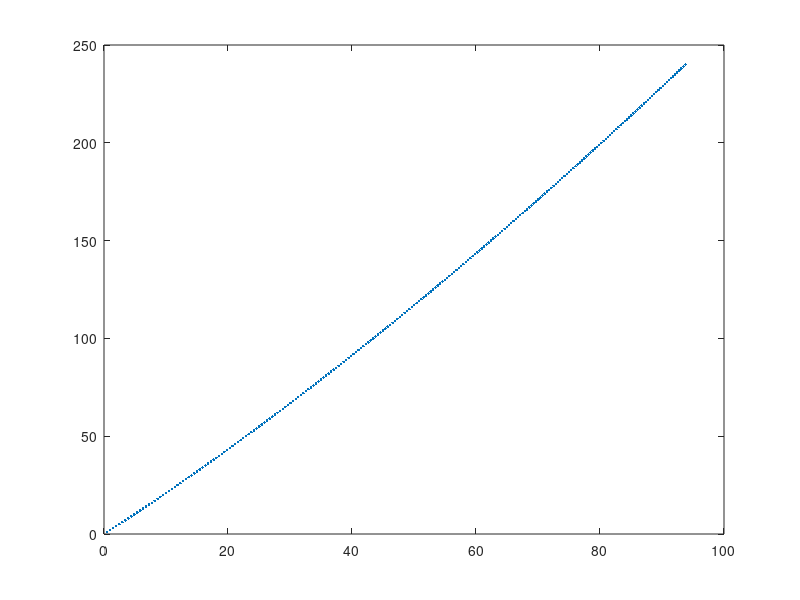
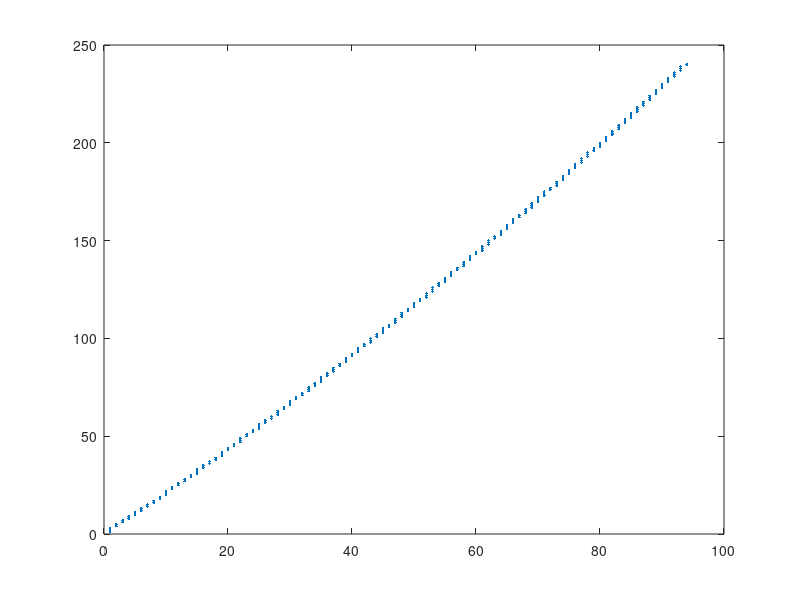

Write the MATLAB code that produced these figures, in order. (Note: this script raises an error after producing the figures.)
% 2026-03-01
% Fermi 1951

AtomicW = [1:240]

W23 = AtomicW.^(2/3)
for aa = 1:length(AtomicW)
  WAA(aa) = 1/(1.98 + 0.015*W23(aa));
  ZW(aa) = aa*WAA(aa);
end
%
figure
plot(ZW,AtomicW, '.')

rZW = round(ZW)
figure
plot(rZW,AtomicW, '.')

nZW = unique(rZW)

pkg load interval

dirki = 'd:\Users\Public\Documents\ST\2026\T\Isotopes\kinterval-0.0.1'
addpath(dirki)

##AtomicWint = NaN(max(rZW),1)
##clear AtomicWint

for ii = 1:max(rZW)
zii = find(rZW == ii);
AtomicWint (ii) = infsup(min(zii),max(zii));
end

infAtomicWint = inf(AtomicWint)
supAtomicWint = sup(AtomicWint)
widAtomicWint = wid(AtomicWint)

figure
hold on
hzinf = plot(nZW,infAtomicWint, '-b')
hzsup = plot(nZW,supAtomicWint, '-b')
hM = plot( RichardsWeight, 'sb' )
set(hM, 'markersize', 6)
set(hM, 'markerfacecolor', [0 0 1])
set(hM, 'markeredgecolor', [1 0 0])

lgd12 = legend([hM hzinf hzsup ], ...
  {'Richards data', 'Half-empiric formula inf', 'Half-empiric formula sup'})
set(lgd12, 'location', 'north')
set(lgd12, 'fontsize', 16)

xlabel('Z')
ylabel('Weight  H = 1')

set(gca,  "fontsize", 16);
grid on

figure_name_out=strcat('RichardsWeightHalfEmpiricalInt','.png')
print('-dpng', '-r300', figure_name_out), pwd
%%%%%%%%%%%%%%%%%%%%%%%%%%%%%%%%%%%%%%%%%%%%%%%%%%%%%%%%%%%%%%%%%%%%%%%%%%%%%%%

dA = mid(AtomicWint) - RichardsWeight
figure
hold on
hM = plot( dA, 'sb' )
set(hM, 'markersize', 6)
set(hM, 'markerfacecolor', [0 0 1])
set(hM, 'markeredgecolor', [1 0 0])
xlabel('Z')
ylabel('\Delta A, H = 1')
##xx = [0 max(rZW)]
##yy = [1 1]
##pUp = plot(xx, yy,  '--k')
##yy = [-1 -1]
##pLo = plot(xx, yy,  '--k')
%
pradUp = plot(widAtomicWint(1:end-1)/2, '-b')
pradLo = plot(-widAtomicWint(1:end-1)/2, '-b')

set(gca,  "fontsize", 16);
grid on
xlim([1 max(rZW)])

lgd12 = legend([hM pradUp pradLo], ...
  {'Delta A', 'Half-empiric formula rad', 'Half-empiric formula rad'})
set(lgd12, 'location', 'north')
set(lgd12, 'fontsize', 16)

figure_name_out=strcat('DeltaRichardsWeightHalfEmpirical','.png')
print('-dpng', '-r300', figure_name_out), pwd

%%%%%%%%%%%%%%%%%%%%%%%%%     Ji    %%%%%%%%%%%%%%%%%%%%%%%%%%%%%%%%%%%%%%%%%%%%

RichardsErrors = 0.01
RichardsWeightInt = midrad(RichardsWeight, RichardsErrors)

##dirki = 'e:\Users\Public\Documents\ST\2024\T\kinterval-0.0.1'
##addpath(dirki)


Jaccard = NaN(1,max(rZW))
for ii = 1:max(rZW)
  Jaccard(ii) = NaN(1)
x = kinterval(inf(RichardsWeightInt(ii)),sup(RichardsWeightInt(ii)))
if ~isnan(inf(x))
    y = kinterval(inf(AtomicWint(ii)),sup(AtomicWint(ii)))
    J1 = wedge(x,y)
    J2 = vee(x,y)
    Jaccard(ii) = wid(J1)/wid(J2)
end
end



find(Jaccard > 0)

Jaccardx = NaN(1,max(rZW))
for ii = 1:max(rZW)
x = kinterval(inf(RichardsWeightInt(ii)),sup(RichardsWeightInt(ii)))
if ~isnan(inf(x))
    y = kinterval(inf(AtomicWint(ii)),sup(AtomicWint(ii)))
    J1 = wedge(x,y)
    J2 = x
    Jaccardx(ii) = wid(J1)/wid(J2)
end
end

find(Jaccardx > 0)

Jaccardy = NaN(1,max(rZW))
for ii = 1:max(rZW)
x = kinterval(inf(RichardsWeightInt(ii)),sup(RichardsWeightInt(ii)))
if ~isnan(inf(x))
    y = kinterval(inf(AtomicWint(ii)),sup(AtomicWint(ii)))
    J1 = wedge(x,y)
    J2 = y
    Jaccardy(ii) = wid(J1)/wid(J2)
end
end

find(Jaccardy > 0)

figure
hold on
%plot(Jaccard, 'ob')
hJ = plot( Jaccard, 'sb' )
set(hJ, 'markersize', 10)
set(hJ, 'markerfacecolor', [0 0 1])
set(hJ, 'markeredgecolor', [1 0 0])
xlabel('Z')
ylabel('Ji')
figure_name_out=strcat('RichardsWeightHalfEmpiricalJi',' Err=', num2str(RichardsErrors),'.png')

%%%%%%%%%%%%%%%%%%%%%%%%%%%%%%%%%%%%%%%%%%
figure
hold on
%plot(Jaccard, 'ob')
hJ = plot( Jaccardx, 'sb' )
set(hJ, 'markersize', 8)
set(hJ, 'markerfacecolor', [0 0 1])
set(hJ, 'markeredgecolor', [1 0 0])
xlabel('Z')
ylabel('Jix')
ylim([-250 2])

figure_name_out=strcat('RichardsWeightHalfEmpiricalJix',' Err=', num2str(RichardsErrors),'.png')

%%%%%%%%%%%%%%%%%%%%%%%%%%%%%%%%%%%%%%%%%%

figure
hold on
%plot(Jaccard, 'ob')
hJ = plot( Jaccardy, 'sb' )
set(hJ, 'markersize', 8)
set(hJ, 'markerfacecolor', [0 0 1])
set(hJ, 'markeredgecolor', [1 0 0])
xlabel('Z')
ylabel('Jiy')
ylim([-3.1 0.1])

set(gca,  "fontsize", 16);
grid on
xlim([1 max(rZW)])
figure_name_out=strcat('RichardsWeightHalfEmpiricalJiy',' Err=', num2str(RichardsErrors),'.png')


print('-dpng', '-r300', figure_name_out), pwd

%%%%%%%%%%%%%%%%%%%%%%%%%%%%%%%%%%%%%%%%%%%%%%%%%%%%%%%%%%%%%%%%%%%%%%%%%%%%%%%%





%%%%%%%%%%%%%%%%%%%%%%%%%%%%%%%%%%%%%%%%%%%%%%%%%%%%%%%%%%%%%%%%%%%%%%%%%%%%%%%%
% MendeleevWeight.m
% MendeleevWeight (1:94)

figure
hold on
hM = plot( MendeleevWeight, 'sb' )
set(hM, 'markersize', 6)
set(hM, 'markerfacecolor', [0 0 1])
set(hM, 'markeredgecolor', [1 0 0])
hZ = plot(ZW,AtomicW, '.k')

lgd12 = legend([hM hZ], ...
  {'1869 data', 'Half-empiric formula'})
set(lgd12, 'location', 'north')
set(lgd12, 'fontsize', 16)


xlabel('Z')
ylabel('Weight  H = 1')

set(gca,  "fontsize", 16);
grid on


figure_name_out=strcat('MendeleevWeightHalfEmpirical','.png')
print('-dpng', '-r300', figure_name_out), pwd

xticksarray = [2, 10, 18, 21, 31, 32, 36, 43, 49, 54, 86]
xticks(xticksarray)
%yticks(81:1:93)

%%%%%%%%%%%%%%%%%%%%%%%%%%%%%%%%%%%%%%%%%%%%%%%%%%%%%%%%%%%%%%%%%%%%%%%%%%%%%%%%

figure
hold on
hM = plot( RichardsWeight, 'sb' )
set(hM, 'markersize', 6)
set(hM, 'markerfacecolor', [0 0 1])
set(hM, 'markeredgecolor', [1 0 0])
hZ = plot(ZW,AtomicW, '.k')

lgd12 = legend([hM hZ], ...
  {'Richards data', 'Half-empiric formula'})
set(lgd12, 'location', 'north')
set(lgd12, 'fontsize', 16)

figure_name_out=strcat('RichardsWeightHalfEmpirical','.png')
print('-dpng', '-r300', figure_name_out), pwd

%%%%%%%%%%%%%%%%%%%%%%%%%%%%%%%%%%%%%%%%%%%%%%%%%%%%%%%%%%%%%%%%%%%%%%%%%%%%%%%%



figure
hold on
hM = plot( BerzeliusWeight, 'sb' )
set(hM, 'markersize', 6)
set(hM, 'markerfacecolor', [0 0 1])
set(hM, 'markeredgecolor', [1 0 0])
hZ = plot(ZW,AtomicW, '.k')

lgd12 = legend([hM hZ], ...
  {'BerzeliusWeight data', 'Half-empiric formula'})
set(lgd12, 'location', 'north')
set(lgd12, 'fontsize', 16)

figure_name_out=strcat('BerzeliusWeightHalfEmpirical','.png')
print('-dpng', '-r300', figure_name_out), pwd

%%%%%%%%%%%%%%%%%%%%%%%%%%%%%%%%%%%%%%%%%%%%%%%%%%%%%%%%%%%%%%%%%%%%%%%%%%%%%%%%

figure
hold on
hM = plot( ProutMass1815, 'sb' )
set(hM, 'markersize', 6)
set(hM, 'markerfacecolor', [0 0 1])
set(hM, 'markeredgecolor', [1 0 0])
hZ = plot(ZW,AtomicW, '.k')

lgd12 = legend([hM hZ], ...
  {'Prout data', 'Half-empiric formula'})
set(lgd12, 'location', 'north')
set(lgd12, 'fontsize', 16)

figure_name_out=strcat('ProutWeightHalfEmpirical','.png')
print('-dpng', '-r300', figure_name_out), pwd

%%%%%%%%%%%%%%%%%%%%%%%%%%%%%%%%%%%%%%%%%%%%%%%%%%%%%%%%%%%%%%%%%%%%%%%%%%%%%%%%

figure
hold on
hP = plot( ProutMass1815, 'sb' )
set(hP, 'markersize', 6)
set(hP, 'markerfacecolor', [0 0 0])
set(hP, 'markeredgecolor', [0 0 0])

hB = plot( BerzeliusWeight, 'sb' )
set(hB, 'markersize', 6)
set(hB, 'markerfacecolor', 0.5*[1 1 1])
set(hB, 'markeredgecolor', 0.5*[1 1 1])

hM = plot( MendeleevWeight, 'sb' )
set(hM, 'markersize', 6)
set(hM, 'markerfacecolor', [0 1 1])
set(hM, 'markeredgecolor', [0 1 1])

hR = plot( RichardsWeight, 'sb' )
set(hR, 'markersize', 6)
set(hR, 'markerfacecolor', 1*[1 1 1])
set(hR, 'markeredgecolor', 0.5*[1 0 0])

hZ = plot(ZW,AtomicW, '.k')

xlabel('Z')
ylabel('Weight  H = 1')
set(gca,  "fontsize", 16);
grid on

ylim([0 450])

lgd1234 = legend([hP hB hM hR hZ], ...
  {'Prout', 'Berzelius', 'Mendeleev', 'Richards', 'Half-empiric formula'})
set(lgd1234, 'location', 'north')
set(lgd1234, 'fontsize', 16)

figure_name_out=strcat('ProutRichardsHalfEmpirical','.png')
print('-dpng', '-r300', figure_name_out), pwd
